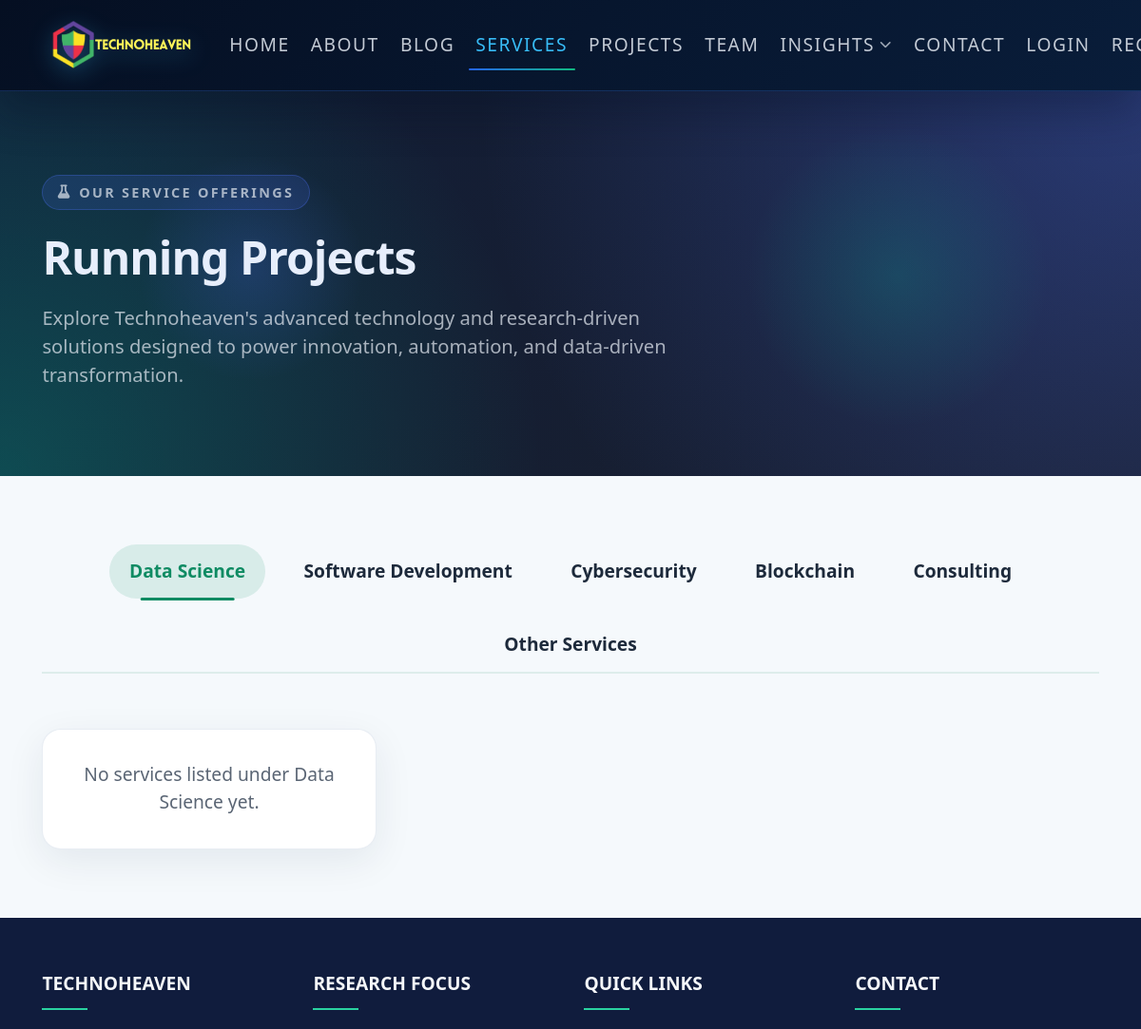
The page /services/ (upper part) on the database as committed earlier.
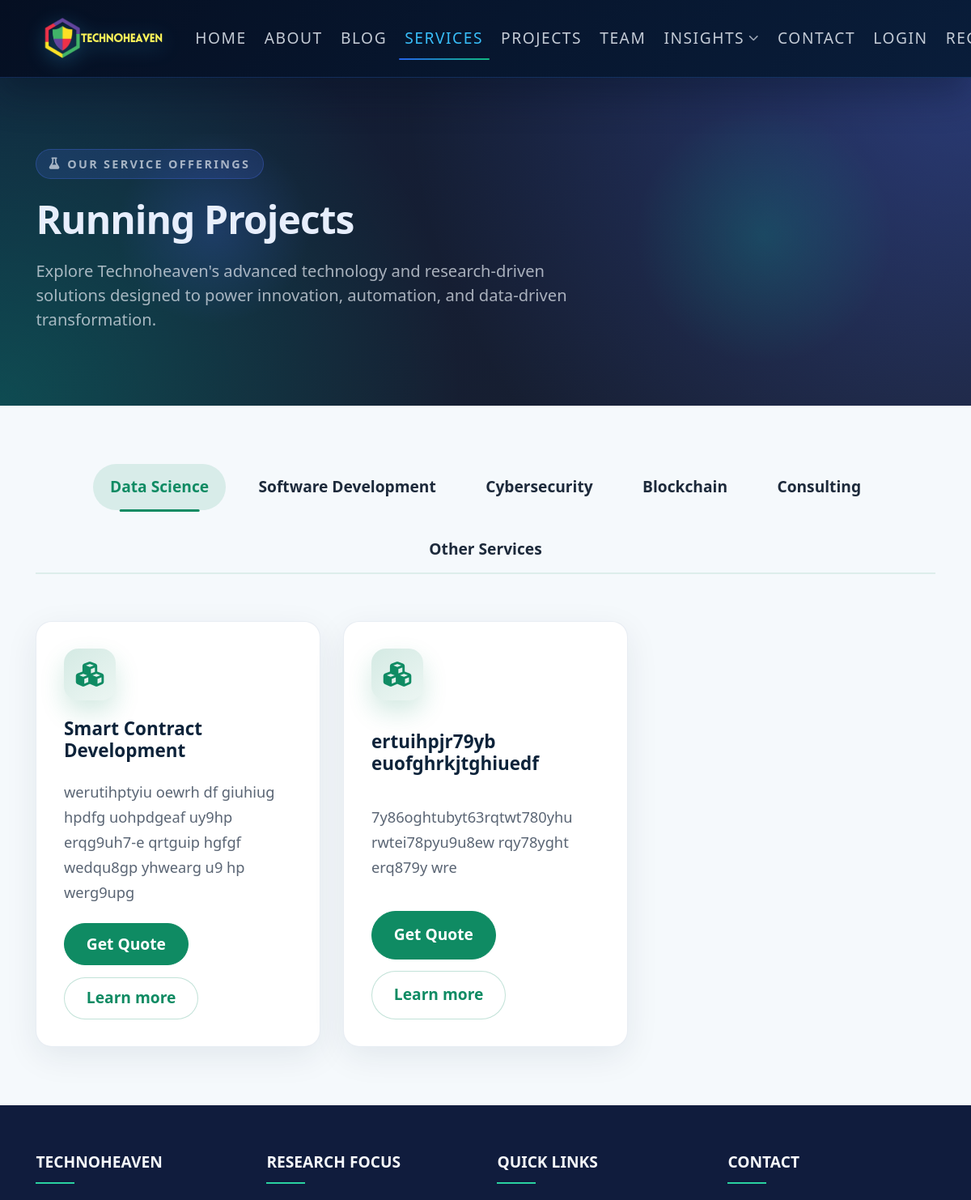
The same page on the database as committed later.
### publication_project/models.py (models this page shows, shortened)
class Service(models.Model):
    SERVICE_CATEGORIES = [
        ('Data Science', 'Data Science'),
        ('Software Development', 'Software Development'),
        ('Cybersecurity', 'Cybersecurity'),
        ('Blockchain', 'Blockchain'),
        ('Consulting', 'Consulting'),
        ('Other Services', 'Other Services'),
    ]
    category = models.CharField(max_length=50, choices=SERVICE_CATEGORIES)
    service_name = models.CharField(max_length=200)
    description = models.TextField()
    icon = models.CharField(blank=True, max_length=100, help_text="Enter the CSS class for the icon, e.g., 'bi bi-laptop'")
    slug = models.SlugField(unique=True, blank=True)

### publication_project/views.py (the view)
# urls.py: path('services/', views.services, name='services'),
def services(request):
    services_qs = Service.objects.all()
    categories = []
    for value, label in Service.SERVICE_CATEGORIES:
        categories.append({
            'value': value,
            'label': label,
            'services': services_qs.filter(category=value)
        })
    return render(request, 'services.html', {'categories': categories})

### reapp/templatetags/profile_extras.py (called while the page is built)
@register.filter(name="startswith")
def startswith(text, prefix):
    try:
        return str(text).startswith(str(prefix))
    except Exception:
        return False

### publication_project/templates/services.html (shortened to what this page needs)
{% extends 'base.html' %}
{% load static %}
{% block content %}
<section class="page-hero">
    <div class="container">
        <span class="eyebrow"><i class="fa-solid fa-flask"></i> Our Service Offerings</span>
        <h1>Running Projects</h1>
        <p>
            Explore Technoheaven's advanced technology and research-driven solutions designed to power innovation, automation, and data-driven transformation.
        </p>
    </div>
</section>
<section class="section-pad services-section">
    <div class="container">
        {% if categories %}
            <div class="services-tabs" role="tablist" id="serviceTabs">
                {% for cat in categories %}
                    <button
                        class="services-tabs__item {% if forloop.first %}is-active{% endif %}"
                        id="tab-{{ forloop.counter }}"
                        data-bs-toggle="tab"
                        data-bs-target="#panel-{{ forloop.counter }}"
                        type="button"
                        role="tab"
                        aria-controls="panel-{{ forloop.counter }}"
                        aria-selected="{% if forloop.first %}true{% else %}false{% endif %}"
                    >
                        {{ cat.label }}
                    </button>
                {% endfor %}
            </div>
            <div class="tab-content pt-4" id="serviceTabsContent">
                {% for cat in categories %}
                    <div
                        class="tab-pane fade {% if forloop.first %}show active{% endif %}"
                        id="panel-{{ forloop.counter }}"
                        role="tabpanel"
                        aria-labelledby="tab-{{ forloop.counter }}"
                    >
                        <div class="services-grid">
                            {% for svc in cat.services %}
                                <article class="service-card">
                                    <div class="service-card__icon">
                                        {% if svc.icon %}
                                            <i class="{{ svc.icon }}" aria-hidden="true"></i>
                                        {% else %}
                                            <i class="fa-solid fa-cubes" aria-hidden="true"></i>
                                        {% endif %}
                                    </div>
                                    <h2 class="service-card__title">{{ svc.service_name }}</h2>
                                    <p class="service-card__description">{{ svc.description|default:'Details coming soon.'|truncatechars:160|linebreaksbr }}</p>
                                    <div class="service-card__cta">
                                        <a href="{% url 'contact' %}" class="service-card__btn service-card__btn--primary">Get Quote</a>
                                        <a href="{% url 'service_detail' svc.slug %}" class="service-card__btn service-card__btn--ghost">Learn more</a>
                                    </div>
                                </article>
                            {% empty %}
                                <div class="service-card service-card--empty">
                                    <p class="mb-0">No services listed under {{ cat.label }} yet.</p>
                                </div>
                            {% endfor %}
                        </div>
                    </div>
                {% endfor %}
            </div>
        {% else %}
            <div class="glass-card text-center">
                <h3 class="mb-2">Service catalogue coming soon</h3>
                <p class="theme-meta mb-0">We are assembling our latest service capabilities. Please check back shortly.</p>
            </div>
        {% endif %}
    </div>
</section>
{% endblock %}

Rows that differ between the two databases and show on the page:
added Service: service_name "Smart Contract Development", description "werutihptyiu oewrh df giuhiug hpdfg uohpdgeaf uy9hp erqg9uh7-e qrtguip hgfgf wedqu8gp yhwearg u9 hp werg9upg"
added Service: service_name "ertuihpjr79yb euofghrkjtghiuedf", description "7y86oghtubyt63rqtwt780yhu rwtei78pyu9u8ew rqy78yght erq879y wre"
Other text that changed with them:
list line gone: "No services listed under Data Science yet."
